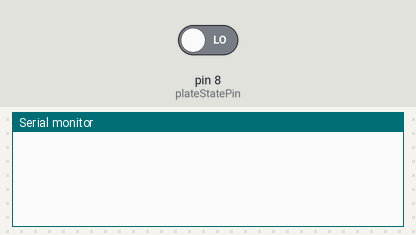
The sketch below on a simulated Arduino Uno, built with avr-gcc and run on an emulated ATmega328P. On the bench: the last lines printed to the serial monitor. The test bench sets the inputs (shaded band); at power-on: pin 8 (plateStatePin) LOW.

Above: at 1.2 s.
1.3 s: pin 8 (plateStatePin) driven HIGH
At 2.5 s:
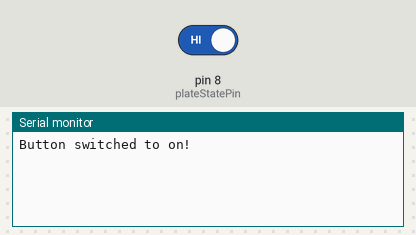
2.8 s: pin 8 (plateStatePin) driven LOW
At 3.9 s:
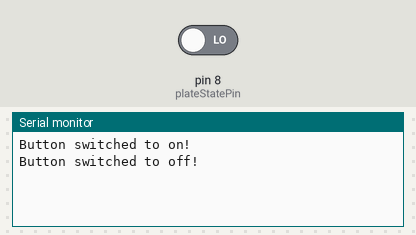

The sketch:

SmartLightPlate.ino
```cpp
int plateStatePin = 8;
int prevState;

void setup() {
  pinMode(plateStatePin, INPUT);
  prevState = LOW;
  Serial.begin(9600);
}

void loop() {
  int result = digitalRead(plateStatePin);

  if (result != prevState){
    if (result == HIGH){
      // Lights should come on
      Serial.println("Button switched to on!");
    }
    else {
      // Lights should come off
      Serial.println("Button switched to off!");
    }

    prevState = result;
  }
}
```

Measured:
- after the input at 1.3 s, the serial monitor: prints a new line at once (image 1)
- after the input at 2.8 s, the serial monitor: prints a new line at once (image 2)
